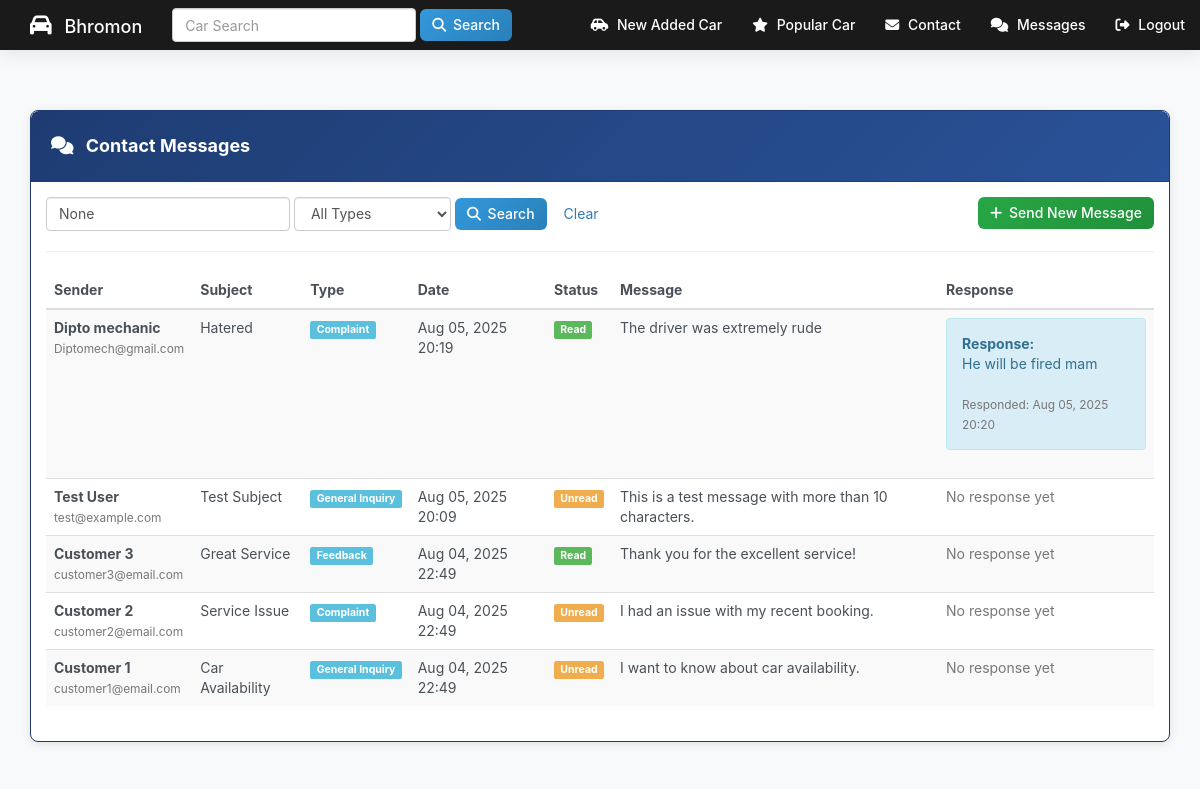
Screenshot of /messages/ with the database file from the repository.
### system/models.py (models this page shows, shortened)
class Message(models.Model):
    MESSAGE_TYPES = [
        ('inquiry', 'General Inquiry'),
        ('complaint', 'Complaint'),
        ('feedback', 'Feedback'),
        ('support', 'Support Request'),
    ]
    sender_name = models.CharField(max_length=200)
    sender_email = models.EmailField()
    client = models.ForeignKey(Client, on_delete=models.SET_NULL, null=True, blank=True)
    message_type = models.CharField(max_length=20, choices=MESSAGE_TYPES, default='inquiry')
    subject = models.CharField(max_length=200)
    message = models.TextField()
    is_read = models.BooleanField(default=False)
    created_at = models.DateTimeField(auto_now_add=True, null=True, blank=True)
    response = models.TextField(null=True, blank=True)
    responded_at = models.DateTimeField(null=True, blank=True)
    class Meta:
        ordering = ['-created_at']
        indexes = [
            models.Index(fields=['is_read', 'created_at']),
            models.Index(fields=['message_type']),
        ]

### system/views.py (the view)
# urls.py: re_path(r'^messages/$', views.user_messages, name="user_messages"),
def user_messages(request):
    messages_list = Message.objects.all().order_by('-created_at')
    query = request.GET.get('q')
    if query:
        messages_list = messages_list.filter(
            Q(sender_name__icontains=query) |
            Q(sender_email__icontains=query) |
            Q(subject__icontains=query)
        )
    message_type = request.GET.get('type')
    if message_type:
        messages_list = messages_list.filter(message_type=message_type)
    paginator = Paginator(messages_list, 10)
    page = request.GET.get('page')
    try:
        messages_list = paginator.page(page)
    except PageNotAnInteger:
        messages_list = paginator.page(1)
    except EmptyPage:
        messages_list = paginator.page(paginator.num_pages)
    context = {
        'messages_list': messages_list,
        'message_types': Message.MESSAGE_TYPES,
        'selected_type': message_type,
        'query': query,
    }
    return render(request, 'user_messages.html', context)

### templates/user_messages.html (shortened to what this page needs)
{% extends 'base.html' %}
{% block nav %}
    <div class="collapse navbar-collapse" id="myNavbar">
      <ul class="nav navbar-nav navbar-right">
        <li><a href="{% url 'newcar' %}"><span class="fas fa-car-side"></span> New Added Car</a></li>
        <li><a href="{% url 'popularcar' %}"><span class="fas fa-star"></span> Popular Car</a></li>
        <li><a href="{% url 'contact' %}"><span class="fas fa-envelope"></span> Contact</a></li>
        <li><a href="{% url 'user_messages' %}"><span class="fas fa-comments"></span> Messages</a></li>
        <li><a href="{% url 'logout' %}"><span class="fas fa-sign-out-alt"></span> Logout</a></li>
      </ul>
    </div>
{% endblock %}
{% block body %}
<div class='container'>
    <div class="row">
        <div class="col-md-12">
            <div class="panel panel-primary">
                <div class="panel-heading">
                    <h4><strong><span class="fas fa-comments"></span> Contact Messages</strong></h4>
                </div>
                <div class="panel-body">
                    <div class="row">
                        <div class="col-md-8">
                            <form method="GET" class="form-inline">
                                <div class="form-group">
                                    <input type="text" class="form-control" placeholder="Search messages..." value="{{query}}" name="q">
                                </div>
                                <div class="form-group">
                                    <select name="type" class="form-control">
                                        <option value="">All Types</option>
                                    </select>
                                </div>
                                <button type="submit" class="btn btn-primary"><span class="fas fa-search"></span> Search</button>
                                <a href="{% url 'user_messages' %}" class="btn btn-secondary">Clear</a>
                            </form>
                        </div>
                        <div class="col-md-4 text-right">
                            <a href="{% url 'contact' %}" class="btn btn-success">
                                <span class="fas fa-plus"></span> Send New Message
                            </a>
                        </div>
                    </div>
                    <hr>
                    {% if messages_list %}
                        <div class="table-responsive">
                            <table class="table table-striped table-hover">
                                <thead>
                                    <tr>
                                        <th>Sender</th>
                                        <th>Subject</th>
                                        <th>Type</th>
                                        <th>Date</th>
                                        <th>Status</th>
                                        <th>Message</th>
                                        <th>Response</th>
                                    </tr>
                                </thead>
                                <tbody>
                                    {% for message in messages_list %}
                                    <tr>
                                        <td>
                                            <strong>{{ message.sender_name }}</strong><br>
                                            <small class="text-muted">{{ message.sender_email }}</small>
                                        </td>
                                        <td>{{ message.subject }}</td>
                                        <td>
                                            <span class="label label-info">{{ message.get_message_type_display }}</span>
                                        </td>
                                        <td>{{ message.created_at|date:"M d, Y H:i" }}</td>
                                        <td>
                                            {% if message.is_read %}
                                                <span class="label label-success">Read</span>
                                            {% else %}
                                                <span class="label label-warning">Unread</span>
                                            {% endif %}
                                        </td>
                                        <td>
                                            <div class="message-preview">
                                                {{ message.message|truncatewords:15 }}
                                            </div>
                                        </td>
                                        <td>
                                            {% if message.response %}
                                                <div class="alert alert-info">
                                                    <strong>Response:</strong><br>
                                                    {{ message.response|linebreaks }}
                                                    {% if message.responded_at %}
                                                        <small class="text-muted">
                                                            <br>Responded: {{ message.responded_at|date:"M d, Y H:i" }}
                                                        </small>
                                                    {% endif %}
                                                </div>
                                            {% else %}
                                                <span class="text-muted">No response yet</span>
                                            {% endif %}
                                        </td>
                                    </tr>
                                    {% endfor %}
                                </tbody>
                            </table>
                        </div>
                    {% endif %}
                </div>
            </div>
        </div>
    </div>
</div>
{% endblock %}

### static/css/style.css (style rules this page uses)
body { background: #f8f9fa; font-family: 'Inter', 'Segoe UI', sans-serif; color: #495057; }
.navbar li a, .navbar .navbar-brand { color: #ffffff !important; font-weight: 500; }
.panel { margin-top:25px; }
.panel-primary { border-color: #f1f1f1 !important; }
.btn-primary { background: linear-gradient(135deg, #3498db 0%, #2980b9 100%) !important; border: none !important; border-radius: 6px !important; font-weight: 500 !important; transition: all 0.3s ease !important; }
.btn-success { background: linear-gradient(135deg, #28a745 0%, #20903a 100%) !important; border: none !important; border-radius: 6px !important; font-weight: 500 !important; }
.fas { margin-right: 8px; }
.nav li a .fas { margin-right: 5px; }
.btn .fas { margin-right: 3px; }
.panel { background: #fff; border: 1px solid #e0e0e0; border-radius: 8px; box-shadow: 0 2px 10px rgba(0,0,0,0.1); transition: box-shadow 0.3s ease; }
.panel-heading { background: linear-gradient(135deg, #1e3c72 0%, #2a5298 100%) !important; color: #fff !important; border-radius: 8px 8px 0 0 !important; padding: 15px 20px; font-weight: 500; }
.panel-primary { border-color: #1e3c72 !important; }
.panel-primary .panel-heading { background: linear-gradient(135deg, #1e3c72 0%, #2a5298 100%) !important; border-color: #1e3c72 !important; }

### rows the page displays
Message: sender_name "Dipto mechanic", sender_email "Diptomech@gmail.com", subject "Hatered", message_type "Complaint", created_at "Aug 05, 2025 20:19", is_read "Read", message "The driver was extremely rude", response "He will be fired mam", responded_at "Aug 05, 2025 20:20"
Message: sender_name "Test User", sender_email "test@example.com", subject "Test Subject", message_type "General Inquiry", created_at "Aug 05, 2025 20:09", is_read "Unread", message "This is a test message with more than 10 characters.", shows "No response yet"
Message: sender_name "Customer 3", sender_email "customer3@email.com", subject "Great Service", message_type "Feedback", created_at "Aug 04, 2025 22:49", is_read "Read", message "Thank you for the excellent service!", shows "No response yet"
Message: sender_name "Customer 2", sender_email "customer2@email.com", subject "Service Issue", message_type "Complaint", created_at "Aug 04, 2025 22:49", is_read "Unread", message "I had an issue with my recent booking.", shows "No response yet"
Message: sender_name "Customer 1", sender_email "customer1@email.com", subject "Car Availability", message_type "General Inquiry", created_at "Aug 04, 2025 22:49", is_read "Unread", message "I want to know about car availability.", shows "No response yet"
